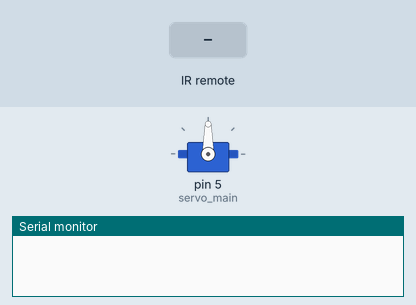
A sketch run on a simulated Arduino Uno, built with avr-gcc and run on an emulated ATmega328P. Shown: servo, the last lines printed to the serial monitor. The test bench sets the inputs (shaded band).

Above: at 1.2 s.
1.3 s: infrared code 0x19621025 received
At 2.5 s:
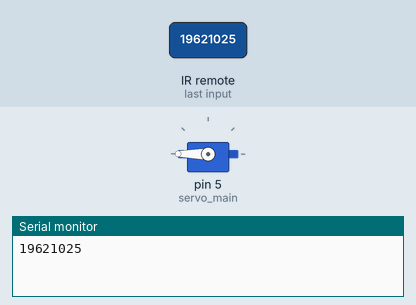
2.8 s: infrared code 0x92DB79C9 received
At 3.8 s:
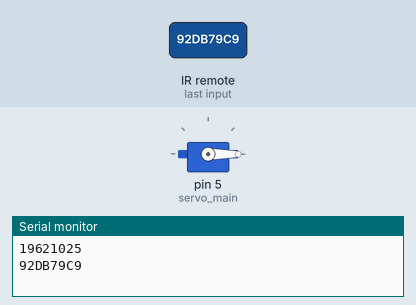
Timing chart, 0 to 5.8 s (numbered marks = the images above; inputs shaded):
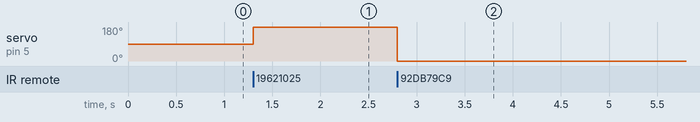

The sketch:

Ne1t_Shtora.ino
```cpp
// Code by iNe1t

#include <Servo.h>
#include "IRremote.h"

Servo servo_main; // объявляем переменную servo_main типа Servo
IRrecv irrecv(8); // указываем вывод, к которому подключен приемник
// FB58A7 - Вверх
//FB12ED - Вниз

decode_results results;

void setup() {
  servo_main.attach(5);
  Serial.begin(9600); // выставляем скорость COM порта
  irrecv.enableIRIn(); // запускаем прием
}

void loop() {
  if ( irrecv.decode( &results)) { // если данные пришли (&results )
    Serial.println( results.value, HEX ); // печатаем данные
     switch (results.value) {
      case 0x19621025:// это для кнопки вверх
      servo_main.write(180);
      break;
      case 0x92DB79C9: // это для кнопки вниз
      servo_main.write(0);
      break;
     }
    irrecv.resume();

  }
}
```

Measured:
- after the input at 1.3 s, servo on pin 5 (servo_main): 90° → 180° at once
- after the input at 2.8 s, servo on pin 5 (servo_main): 180° → 0° at once
